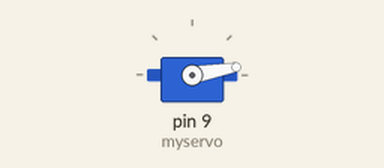
A sketch run on a simulated Arduino Uno, built with avr-gcc and run on an emulated ATmega328P. On the bench: servo.

Above: at 0.15 s.
At 0.8 s:
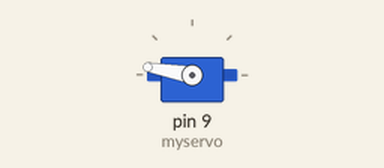
At 1.15 s:
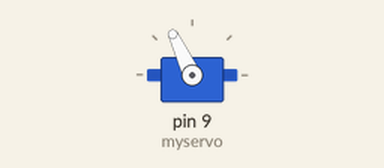
At 1.5 s:
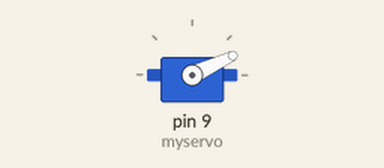
Timing chart, 0 to 3.7 s (numbered marks = the images above):
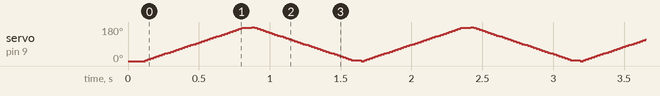

The sketch:

servo_testing.ino
```cpp
#include <Servo.h>

Servo myservo;  // create servo object to control a servo

int pos = 0;
void setup() {
  myservo.attach(9);  // attaches the servo on pin 9 to the servo object
  myservo.write(pos);
  delay(100);
}

void loop() {
for (pos = 0; pos< 180;pos+=5){
  myservo.write(pos);
  delay(20);
}
delay(50);
  for (pos = 180; pos>0;pos-=5){
  myservo.write(pos);
  delay(20);
  }
  delay(50);
}
```
